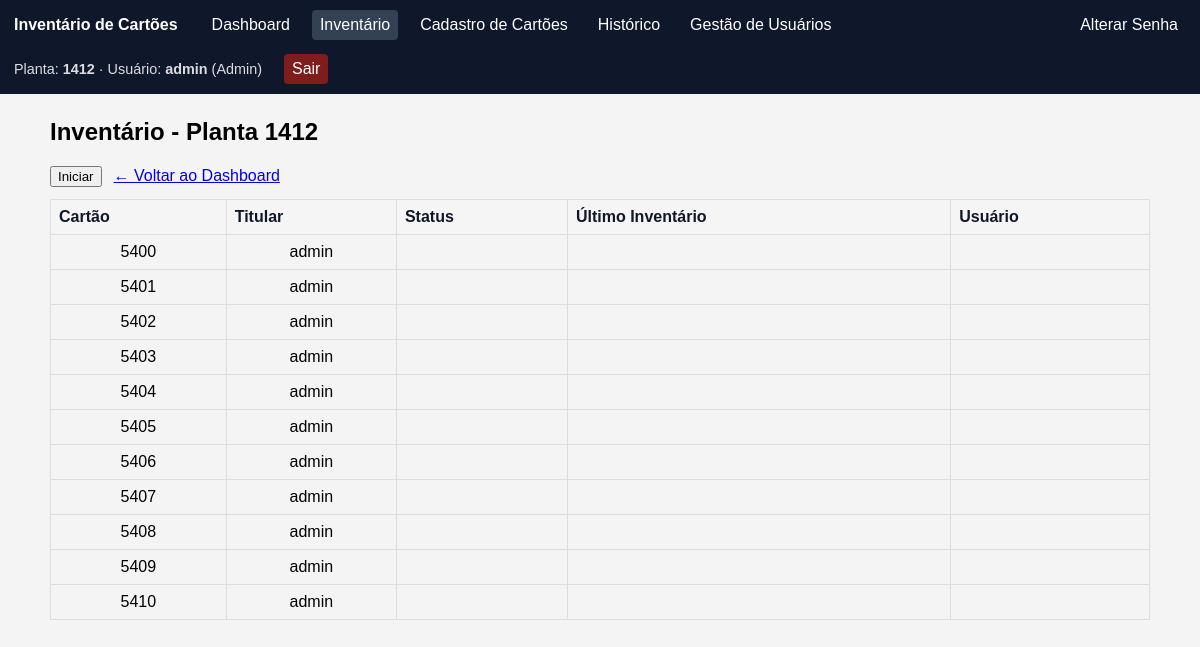
The app's page /inventario (signed in) with its own data.
### tables this page shows
CREATE TABLE usuarios (
        id INTEGER PRIMARY KEY AUTOINCREMENT,
        nome TEXT,
        senha TEXT,
        nivel TEXT,
        planta TEXT
    , must_change INTEGER DEFAULT 0);

CREATE TABLE cartoes (
        id INTEGER PRIMARY KEY AUTOINCREMENT,
        numero TEXT,
        titular TEXT,
        status TEXT,
        ultimo_inventario TEXT,
        usuario_inventario TEXT,
        planta TEXT
    );

### Inventario.py (the view, shortened to what this page needs)
@app.route('/inventario', methods=['GET', 'POST'])
@login_required
def inventario():
    conn = get_db_connection()
    try:
        inventario_ativo = conn.execute('SELECT * FROM inventario WHERE status="Ativo"').fetchone()
        inventario_ativo = conn.execute('SELECT * FROM inventario WHERE status="Ativo"').fetchone()
        cartoes = conn.execute('SELECT * FROM cartoes WHERE planta=? ORDER BY numero', (session.get('planta'),)).fetchall()
        return render_template('inventario.html', inventario_ativo=inventario_ativo, cartoes=cartoes)
    finally:
        conn.close()

### Inventario.py (called while the page is built)
def get_db_connection():
    conn = sqlite3.connect(DB_NAME)
    conn.row_factory = sqlite3.Row
    return conn

@login_manager.user_loader
def load_user(user_id):
    conn = get_db_connection()
    row = conn.execute('SELECT id, nome, nivel, planta FROM usuarios WHERE id=?', (user_id,)).fetchone()
    conn.close()
    if row:
        return User(row['id'], row['nome'], row['nivel'], row['planta'])
    return None

### templates/inventario.html (shortened to what this page needs)
<!DOCTYPE html><html lang='pt-BR'><head><link rel='stylesheet' href='/static/css/style.css'></head><body>{% include '_navbar.html' %}<div class='container'><h2>Inventário - Planta {{ session['planta'] }}</h2><div style='margin-bottom:12px;'>{% if not inventario_ativo %}<form method='POST' style='display:inline;'><button type='submit' name='acao' value='iniciar'>Iniciar</button></form>{% else %}<form method='POST' style='display:inline;'><button type='submit' name='acao' value='finalizar' onclick='return confirm("Finalizar inventário atual?")'>Finalizar</button></form>{% endif %}<a href='{{ url_for("dashboard") }}' style='margin-left:12px;'>← Voltar ao Dashboard</a></div><table><thead><tr><th>Cartão</th><th>Titular</th><th>Status</th><th>Último Inventário</th><th>Usuário</th></tr></thead><tbody>{% for c in cartoes %}<tr><td>{{ c['numero'] }}</td><td>{{ c['titular'] or '' }}</td><td></td><td></td><td></td></tr>{% endfor %}</tbody></table></div></body></html>

### templates/_navbar.html (shortened to what this page needs)
<nav style="background:#0f172a;color:#fff;padding:10px 14px;display:flex;gap:14px;align-items:center;flex-wrap:wrap;">
  <div style="font-weight:600;margin-right:12px;">Inventário de Cartões</div>
  <a href="{{ url_for('dashboard') }}" style="color:#fff;text-decoration:none;padding:6px 8px;{{ 'background:#334155;border-radius:4px;' if request.path=='/' else '' }}">Dashboard</a>
  <a href="{{ url_for('inventario') }}" style="color:#fff;text-decoration:none;padding:6px 8px;{{ 'background:#334155;border-radius:4px;' if request.path.startswith('/inventario') else '' }}">Inventário</a>
  <a href="{{ url_for('cadastro_cartoes') }}" style="color:#fff;text-decoration:none;padding:6px 8px;{{ 'background:#334155;border-radius:4px;' if request.path.startswith('/cadastro-cartoes') else '' }}">Cadastro de Cartões</a>
  <a href="{{ url_for('historico') }}" style="color:#fff;text-decoration:none;padding:6px 8px;{{ 'background:#334155;border-radius:4px;' if request.path.startswith('/historico') else '' }}">Histórico</a>
  {% if current_user.nivel == 'Admin' %}
  <a href="{{ url_for('gestao_usuarios') }}" style="color:#fff;text-decoration:none;padding:6px 8px;{{ 'background:#334155;border-radius:4px;' if request.path.startswith('/gestao-usuarios') else '' }}">Gestão de Usuários</a>
  {% endif %}
  <a href="{{ url_for('alterar_senha') }}" style="color:#fff;text-decoration:none;padding:6px 8px;">Alterar Senha</a>
  <span style="opacity:.85;font-size:.9rem;margin-right:8px;">Planta: <strong>{{ session.get('planta') }}</strong> · Usuário: <strong>{{ current_user.nome }}</strong> ({{ current_user.nivel }})</span>
  <a href="{{ url_for('logout') }}" style="color:#fff;text-decoration:none;padding:6px 8px;background:#7f1d1d;border-radius:4px;">Sair</a>
</nav>

### static/css/style.css (style rules this page uses)
body { font-family: Arial; margin: 0; padding: 0; background: #f4f4f4; }
.container { padding: 20px; }
table { width: 100%; border-collapse: collapse; margin-top: 20px; }
th, td { border: 1px solid #ccc; padding: 8px; text-align: center; }
th { background: #f5f5f5; color: #0f172a; font-weight: bold; text-align: center; }

### templates/inventario.html (style rules this page uses)
.container { max-width:1100px;margin:24px auto;padding:0 16px }
table { width:100%;border-collapse:collapse;margin-top:12px }
th,td { border:1px solid #ddd;padding:8px }
th { background:#f5f5f5;text-align:left }

### records on screen
usuarios: nome "admin", nivel "Admin"
cartoes: numero "5400", titular "admin"
cartoes: numero "5401", titular "admin"
cartoes: numero "5402", titular "admin"
cartoes: numero "5403", titular "admin"
cartoes: numero "5404", titular "admin"
cartoes: numero "5405", titular "admin"
cartoes: numero "5406", titular "admin"
cartoes: numero "5407", titular "admin"
cartoes: numero "5408", titular "admin"
cartoes: numero "5409", titular "admin"
cartoes: numero "5410", titular "admin"

### other values on screen
{{ session.get('planta') }} "1412"
{{ session['planta'] }} "1412"
